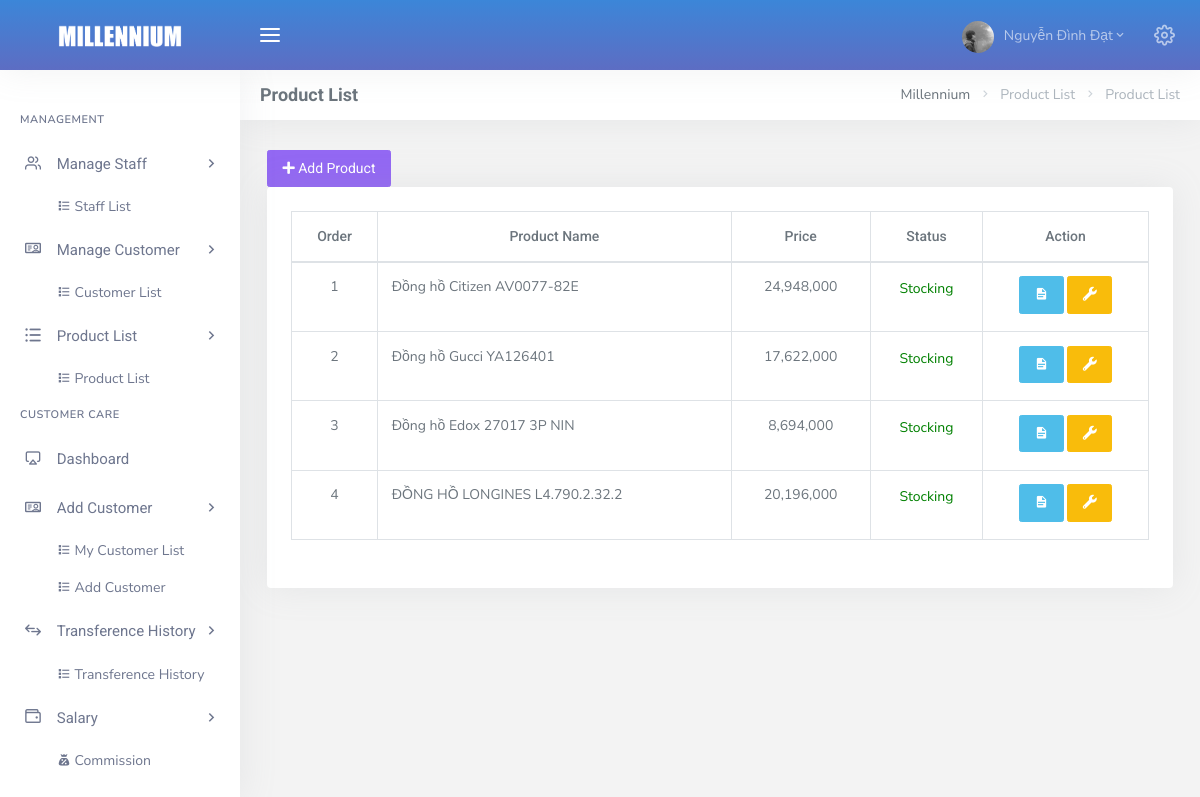
The page /admin/dashboard.php?page=list_product (signed in) on the database as committed earlier.
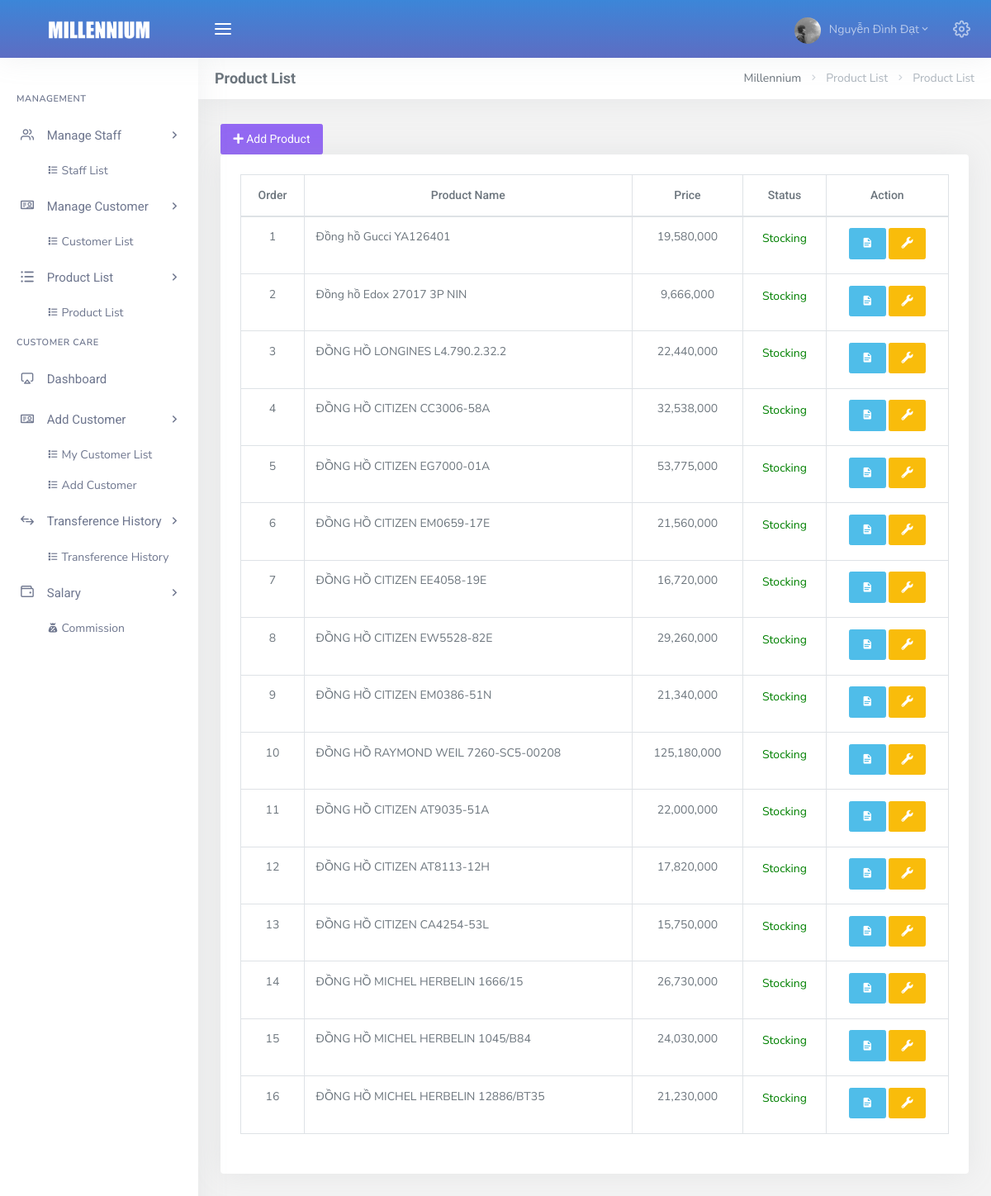
The same page on the database as committed later.
### tables this page shows
CREATE TABLE `tbl_product` (
  `id` int(11) NOT NULL,
  `name` varchar(100) NOT NULL,
  `image` varchar(100) NOT NULL,
  `price` float NOT NULL,
  `description` text NOT NULL,
  `status` tinyint(4) NOT NULL DEFAULT 1,
  `role` int(5) NOT NULL,
  `origin` varchar(50) NOT NULL,
  `sale` int(2) NOT NULL,
  `create_at` datetime NOT NULL DEFAULT current_timestamp()
);

### admin/Controller/Product/Product_c.php (called while the page is built, shortened)
<?php
    include_once("Model/Product/Product_m.php");
    class Product_c extends Product_m {
        private $product;
        function __construct()
        {
            $this->product = new Product_m();
        }
        public function Product () {
            $product = $this->product->getProduct();
            include_once 'View/Product/list_product.php';
        }
    }
?>

### admin/Config/myConfig.php (called while the page is built, shortened)
<?php
	class Connect{
		private $user = "root";
		private $pass = "";
		private $dns = "mysql:host=localhost;dbname=customer_care";
		function __construct(){
			try {
				$this->pdo = new PDO($this->dns, $this->user, $this->pass);
				$this->pdo->query("SET NAMES utf8");
			} catch (PDOException $e) {
				echo $e->getMessage();
				exit();
			}
		}
	}
 ?>

### admin/Model/Product/Product_m.php (called while the page is built, shortened)
<?php
    include_once("Config/myConfig.php");
    class Product_m extends Connect {
        function __construct()
        {
            parent::__construct();
        }
        protected function getProduct () {
            $sql = "SELECT
                        *
                    FROM
                        tbl_product
                        ";
            $pre = $this->pdo->prepare($sql);
            $pre->execute();
            $result = array();
            while ($row = $pre->fetch(PDO::FETCH_ASSOC)) {
                $result[] = $row;
            }
            return $result;
        }
    }

### admin/View/Product/list_product.php (the view, shortened to what this page needs)
<button type="button" class="btn btn-icon waves-effect waves-light btn-purple addUser"
data-toggle = "modal" data-target = "#add_product" title="Modify">
     <i class="fa fa-plus" aria-hidden="true"></i> Add Product
</button>
<div class="row">
  <div class="col-12">
    <div class="card-box table-responsive table_product">
        <table id="datatable_list_product" class="display table table-bordered  dt-responsive nowrap" style="border-collapse: collapse; border-spacing: 0; width: 100%;">
          <thead>
            <tr class="text-center">
                <th>Order</th>
                <th>Product Name</th>
                <th>Price</th>
                <th>Status</th>
                <th>Action</th>
            </tr>
          </thead>
          <tbody id="view_all_product">
            <?php
              $count = 0;
              foreach ($product as $key => $valueProduct) {
                $count++;
                ?>
                  <tr>
                      <td class="text-center"><?= $count; ?></td>
                      <td><?= $valueProduct['name'] ?></td>
                      <td class="text-center"><?= number_format($valueProduct['price']); ?></td>
                      <td class="text-center">
                          <?php
                              if ($valueProduct['status'] == 1) {
                                  echo "<p style='color: green;'>Stocking</p>";
                              }else{
                                  echo "<p style='color: red;'>Out of stock</p>";
                              }
                          ?>
                      </td>
                      <td class="text-center">
                          <button type="button" class="btn btn-icon btn-info waves-effect waves-light" data-toggle="modal" data-target="#description<?= $valueProduct['id']; ?>" title="Detail"><span><i class="mdi mdi-file-document"></i></span></button>
                          <button type="button" class="btn btn-icon waves-effect waves-light btn-warning" title="Modify"
                          data-toggle="modal" data-target="#modify-product<?= $valueProduct['id'] ?>" data-whatever = "@getbootstrap">
                            <span>
                              <i class="fas fa-wrench"></i>
                            </span>
                          </button>
                      </td>
                  </tr>
                <?php
              }
             ?>
          </tbody>
        </table>
    </div>
  </div>
</div>

Rows that differ between the two databases and show on the page:
removed tbl_product: name "Đồng hồ Citizen AV0077-82E", price "24,948,000", status "Stocking"
changed tbl_product "Đồng hồ Gucci YA126401": price "17,622,000" → "19,580,000"
changed tbl_product "Đồng hồ Edox 27017 3P NIN": price "8,694,000" → "9,666,000"
changed tbl_product "ĐỒNG HỒ LONGINES L4.790.2.32.2": price "20,196,000" → "22,440,000"
added tbl_product: name "ĐỒNG HỒ CITIZEN CC3006-58A", price "32,538,000", status "Stocking"
added tbl_product: name "ĐỒNG HỒ CITIZEN EG7000-01A", price "53,775,000", status "Stocking"
added tbl_product: name "ĐỒNG HỒ CITIZEN EM0659-17E", price "21,560,000", status "Stocking"
added tbl_product: name "ĐỒNG HỒ CITIZEN EE4058-19E", price "16,720,000", status "Stocking"
added tbl_product: name "ĐỒNG HỒ CITIZEN EW5528-82E", price "29,260,000", status "Stocking"
added tbl_product: name "ĐỒNG HỒ CITIZEN EM0386-51N", price "21,340,000", status "Stocking"
added tbl_product: name "ĐỒNG HỒ RAYMOND WEIL 7260-SC5-00208", price "125,180,000", status "Stocking"
added tbl_product: name "ĐỒNG HỒ CITIZEN AT9035-51A", price "22,000,000", status "Stocking"
added tbl_product: name "ĐỒNG HỒ CITIZEN AT8113-12H", price "17,820,000", status "Stocking"
added tbl_product: name "ĐỒNG HỒ CITIZEN CA4254-53L", price "15,750,000", status "Stocking"
added tbl_product: name "ĐỒNG HỒ MICHEL HERBELIN 1666/15", price "26,730,000", status "Stocking"
added tbl_product: name "ĐỒNG HỒ MICHEL HERBELIN 1045/B84", price "24,030,000", status "Stocking"
added tbl_product: name "ĐỒNG HỒ MICHEL HERBELIN 12886/BT35", price "21,230,000", status "Stocking"
